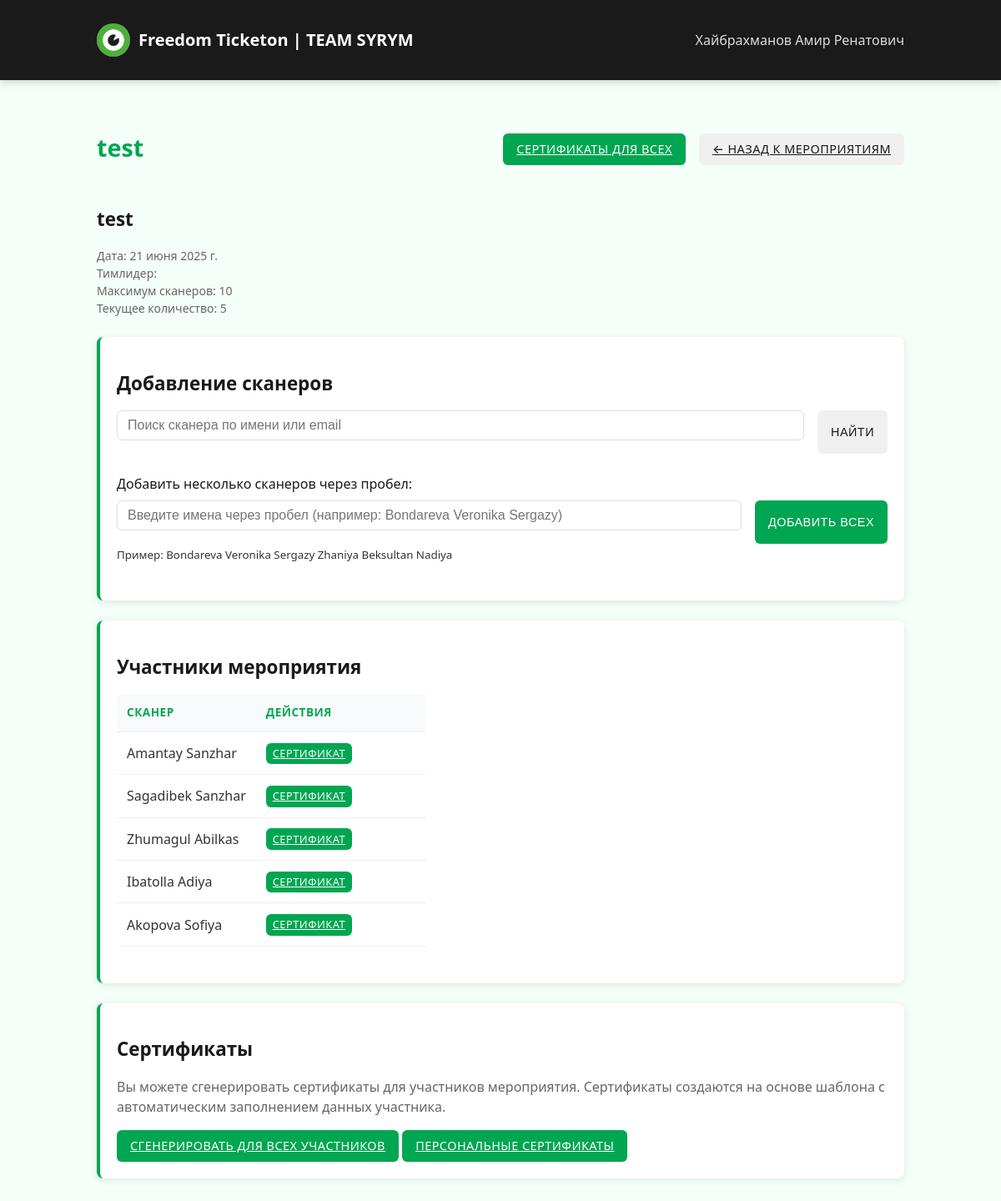
Screenshot of /events/623/edit/ (signed in) with the database file from the repository.
### core/models.py (models this page shows, shortened)
class Event(models.Model):
    name = models.CharField(max_length=200)
    date = models.DateField()
    start_date = models.DateField(null=True, blank=True)
    end_date = models.DateField(null=True, blank=True)
    location = models.CharField(max_length=200, default='Астана')
    description = models.TextField(blank=True, default='')
    created_by = models.ForeignKey(User, on_delete=models.CASCADE)
    created_at = models.DateTimeField(default=timezone.now)
    code = models.CharField(max_length=10, default='DEFAULT000')
    duration_hours = models.FloatField(default=1.0)
    max_scanners = models.IntegerField(default=10)

class EventParticipant(models.Model):
    event = models.ForeignKey(Event, on_delete=models.CASCADE)
    volunteer = models.ForeignKey(Scanner, on_delete=models.CASCADE)
    registered_at = models.DateTimeField(default=timezone.now)
    hours_awarded = models.FloatField(default=0.0)
    class Meta:
        unique_together = ('event', 'volunteer')

class Scanner(models.Model):
    first_name = models.CharField(max_length=100)
    last_name = models.CharField(max_length=100)
    email = models.EmailField(blank=True, null=True)
    created_at = models.DateTimeField(default=timezone.now)

### core/views.py (the view, shortened to what this page needs)
# urls.py: path('events/<int:event_id>/edit/', views.event_edit, name='event_edit'),
@team_leader_required
def event_edit(request, event_id):
    event = Event.objects.get(id=event_id)
    all_scanners = Scanner.objects.all()
    participants = EventParticipant.objects.filter(event=event).select_related('volunteer')
    return render(request, 'core/event_edit.html', {
        'event': event,
        'all_scanners': all_scanners,
        'participants': participants,
        'is_creator': event.created_by == request.user,
        'is_admin': request.user.is_staff
    })

### core/models.py (called while the page is built)
def is_team_leader(user):
    return user.groups.filter(name='Тимлидеры').exists()

### core/views.py (called while the page is built)
def is_team_leader_or_admin(user):
    return user.is_authenticated and (user.is_team_leader or user.is_staff)

### templates/core/event_edit.html (shortened to what this page needs)
{% extends 'base.html' %}
{% load custom_filters %}
{% block content %}
<div class="flex justify-between items-center mb-3">
    <h1>{{ event.name }}</h1>
    <div class="flex gap-2">
        <a href="{% url 'generate_all_certificates' event.id %}" class="btn btn-success">Сертификаты для всех</a>
        <a href="{% url 'events' %}" class="btn btn-secondary">← Назад к мероприятиям</a>
    </div>
</div>
<div class="event-details mb-3">
    <h2>{{ event.name }}</h2>
    <div class="text-sm" style="color: #666;">
        <div>Дата: {{ event.date }}</div>
        <div>Тимлидер: {{ event.created_by.first_name }} {{ event.created_by.last_name }}</div>
        <div>Максимум сканеров: {{ event.max_scanners }}</div>
        <div>Текущее количество: {{ participants.count }}</div>
    </div>
</div>
<div class="card mb-3">
    <h2 class="mb-2">Добавление сканеров</h2>
    <div id="search-wrapper">
        <form id="add-volunteer-form" method="post">
            <div class="flex gap-2 mb-3">
                <input id="volunteer-search" type="text" class="form-control" placeholder="Поиск сканера по имени или email" autocomplete="off" style="flex:1">
                <button type="button" id="search-btn" class="btn btn-secondary">Найти</button>
            </div>
            <div class="mb-3">
                <label for="volunteer-names" class="block mb-1">Добавить несколько сканеров через пробел:</label>
                <div class="flex gap-2">
                    <input id="volunteer-names" name="volunteer_names" type="text" class="form-control" placeholder="Введите имена через пробел (например: Bondareva Veronika Sergazy)" style="flex:1">
                    <button name="add_volunteer" class="btn btn-primary">Добавить всех</button>
                </div>
                <small class="text-muted">Пример: Bondareva Veronika Sergazy Zhaniya Beksultan Nadiya</small>
            </div>
        </form>
    </div>
</div>
<div class="card mb-3">
    <h2 class="mb-2">Участники мероприятия</h2>
    {% if participants %}
    <form method="post">
        <table>
            <thead>
                <tr>
                    <th>Сканер</th>
                    <th style="width: 180px;">Действия</th>
                </tr>
            </thead>
            <tbody>
                {% for p in participants %}
                <tr>
                    <td>{{ p.volunteer.first_name }} {{ p.volunteer.last_name }}</td>
                    <td>
                        <a href="{% url 'generate_certificate' p.id %}" class="btn btn-success" style="font-size: 0.8rem; padding: 0.2rem 0.5rem;">Сертификат</a>
                    </td>
                </tr>
                {% endfor %}
            </tbody>
        </table>
    </form>
    {% else %}
    <p style="color: #666; text-align: center; padding: 1rem;">
        Пока нет добавленных сканеров
    </p>
    {% endif %}
</div>
<div class="card mt-3">
    <h2 class="mb-2">Сертификаты</h2>
    <p class="mb-2" style="color: #666;">
        Вы можете сгенерировать сертификаты для участников мероприятия.
        Сертификаты создаются на основе шаблона с автоматическим заполнением данных участника.
    </p>
    <div>
        <a href="{% url 'generate_all_certificates' event.id %}" class="btn btn-success">Сгенерировать для всех участников</a>
        <a href="{% url 'scanner_certificates' %}" class="btn btn-primary">Персональные сертификаты</a>
    </div>
</div>
{% endblock %}

### templates/base.html (shortened to what this page needs)
{% load static %}
<!DOCTYPE html>
<html lang="ru">
<head>
    <link rel="stylesheet" href="{% static 'css/main.css' %}">
</head>
<body>
    <nav class="navbar">
        <div class="container">
            <div class="navbar-top">
                <a href="{% url 'home' %}" class="navbar-brand">
                    <img src="{% static 'img/freedom_logo.jpg' %}" alt="Freedom Logo" class="logo">
                    <span class="brand-text">Freedom Ticketon | TEAM SYRYM</span>
                </a>
            </div>
            {% if user.is_authenticated %}
            <ul class="navbar-nav" id="mobileMenu">
                <li class="nav-item">
                    <span class="nav-link">{{ user.first_name }} {{ user.last_name }}</span>
                </li>
            </ul>
            {% endif %}
        </div>
    </nav>
    <div class="container mt-3">
        {% block content %}{% endblock %}
    </div>
</body>
</html>

### static/css/main.css (style rules this page uses)
:root { --primary-color: #00a651; --primary-hover: #008442; --accent-color: #4dc075; --light-color: #f5fff9; --dark-color: #1a1a1a; --gray-color: #f0f0f0; --text-color: #333; --danger-color: #d84040; --success-color: #00a651; }
body { font-family: "Segoe UI", -apple-system, BlinkMacSystemFont, Roboto, Oxygen, Ubuntu, sans-serif; background-color: var(--light-color); color: var(--text-color); line-height: 1.5; margin: 0; padding: 0; -webkit-font-smoothing: antialiased; -moz-osx-font-smoothing: grayscale; }
.container { width: 100%; max-width: 1000px; margin: 0 auto; padding: 1rem; box-sizing: border-box; }
.card { background: white; border-radius: 8px; box-shadow: 0 2px 10px rgba(0, 0, 0, 0.1); padding: 20px; margin-bottom: 20px; border-left: 4px solid var(--primary-color); overflow: hidden; }
h1, h2, h3 { color: var(--dark-color); font-weight: 600; word-wrap: break-word; }
h1 { font-size: 1.8rem; margin-bottom: 1.5rem; color: var(--primary-color); }
h2 { font-size: 1.4rem; margin-bottom: 1rem; color: var(--dark-color); }
.form-control { display: block; width: 100%; padding: 0.5rem 0.75rem; border: 1px solid #ddd; border-radius: 6px; margin-bottom: 1rem; font-size: 1rem; transition: all 0.2s ease; box-sizing: border-box; }
label { display: block; margin-bottom: 0.5rem; font-weight: 500; color: var(--dark-color); }
.btn { padding: 0.5rem 1rem; border-radius: 6px; border: none; cursor: pointer; font-weight: 500; transition: background-color 0.2s, transform 0.1s; text-transform: uppercase; letter-spacing: 0.5px; font-size: 0.9rem; display: inline-block; text-align: center; }
.btn-primary { background-color: var(--primary-color); color: white; }
.btn-secondary { background-color: var(--gray-color); color: var(--dark-color); }
.btn-success { background-color: var(--success-color); color: white; }
table { width: 100%; border-collapse: collapse; margin-bottom: 1.5rem; background-color: white; border-radius: 8px; overflow-x: auto; display: block; }
th, td { padding: 0.75rem; text-align: left; border-bottom: 1px solid var(--gray-color); }
th { font-weight: 600; background-color: #f9fafc; color: var(--primary-color); text-transform: uppercase; font-size: 0.85rem; letter-spacing: 0.5px; }
.mb-1 { margin-bottom: 0.5rem; }
.mb-2 { margin-bottom: 1rem; }
.mb-3 { margin-bottom: 1.5rem; }
.mt-3 { margin-top: 1.5rem; }
.flex { display: flex; }
.items-center { align-items: center; }
.justify-between { justify-content: space-between; }
.gap-2 { gap: 1rem; }
.text-sm { font-size: 0.875rem; }
.navbar { background-color: var(--dark-color); color: white; padding: 0.75rem 0; box-shadow: 0 2px 10px rgba(0,0,0,0.2); position: relative; }
.navbar .container { display: flex; justify-content: space-between; align-items: center; }
.navbar-brand { font-size: 1.25rem; font-weight: 600; color: white; text-decoration: none; display: flex; align-items: center; }
.navbar-nav { display: flex; list-style: none; margin: 0; padding: 0; }
.nav-item { margin-left: 1.5rem; }
.nav-link { color: rgba(255, 255, 255, 0.85); text-decoration: none; transition: color 0.2s; position: relative; padding: 0.5rem 0; }
.nav-link::after { content: ''; position: absolute; bottom: 0; left: 0; width: 0; height: 2px; background-color: var(--primary-color); transition: width 0.3s; }

### templates/base.html (style rules this page uses)
.logo { width: 40px; height: 40px; margin-right: 10px; border-radius: 50%; }
.navbar-brand { display: flex; align-items: center; }

### rows the page displays
Event: name "test", date "21 июня 2025 г.", max_scanners "10"
EventParticipant: volunteer.first_name "Amantay", volunteer.last_name "Sanzhar"
EventParticipant: volunteer.first_name "Sagadibek", volunteer.last_name "Sanzhar"
EventParticipant: volunteer.first_name "Zhumagul", volunteer.last_name "Abilkas"
EventParticipant: volunteer.first_name "Ibatolla", volunteer.last_name "Adiya"
EventParticipant: volunteer.first_name "Akopova", volunteer.last_name "Sofiya"

### other values shown
{{ user.first_name }} "Хайбрахманов"
{{ user.last_name }} "Амир Ренатович"
{{ participants.count }} "5"
